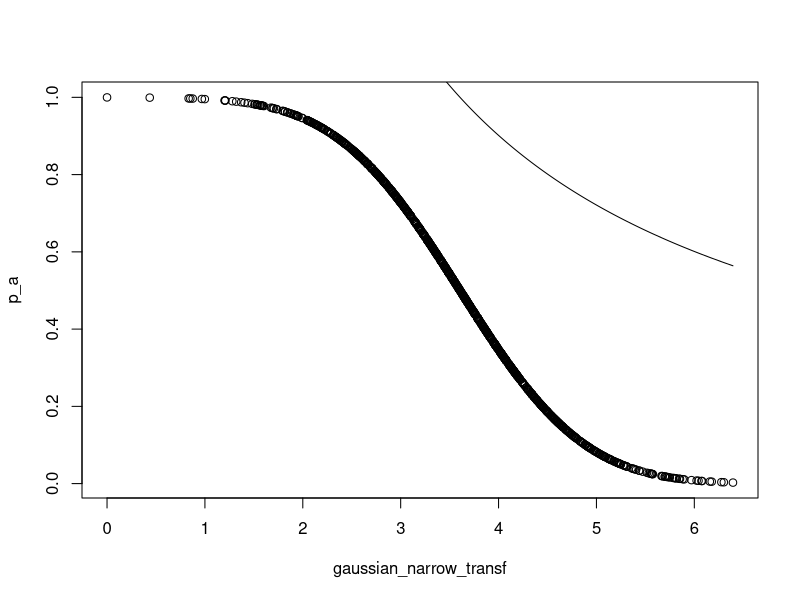

Recreate this plot in R.
library(mixtools)
library(tidyverse)

# Here we will compare how tight MI when changing Gaussian parameters

m <- 100
sd <- 1
gaussian_narrow <- sort(rnorm(1000, mean = m, sd = sd))
translation <- min(gaussian_narrow)
gaussian_narrow_transf <- gaussian_narrow - translation

# compute the expected value
ev <- m - translation
p_a <- c()
markov <- c()
# get a random high quantile
for (i in 1:length(gaussian_narrow_transf)) {
  p_a[i] <- 1 - pnorm(gaussian_narrow_transf[i], mean = m - translation, sd = sd)
  markov[i] <- ev / gaussian_narrow_transf[i]
}

plot(y = p_a, x = gaussian_narrow_transf)
lines(y = markov, x = gaussian_narrow_transf)
